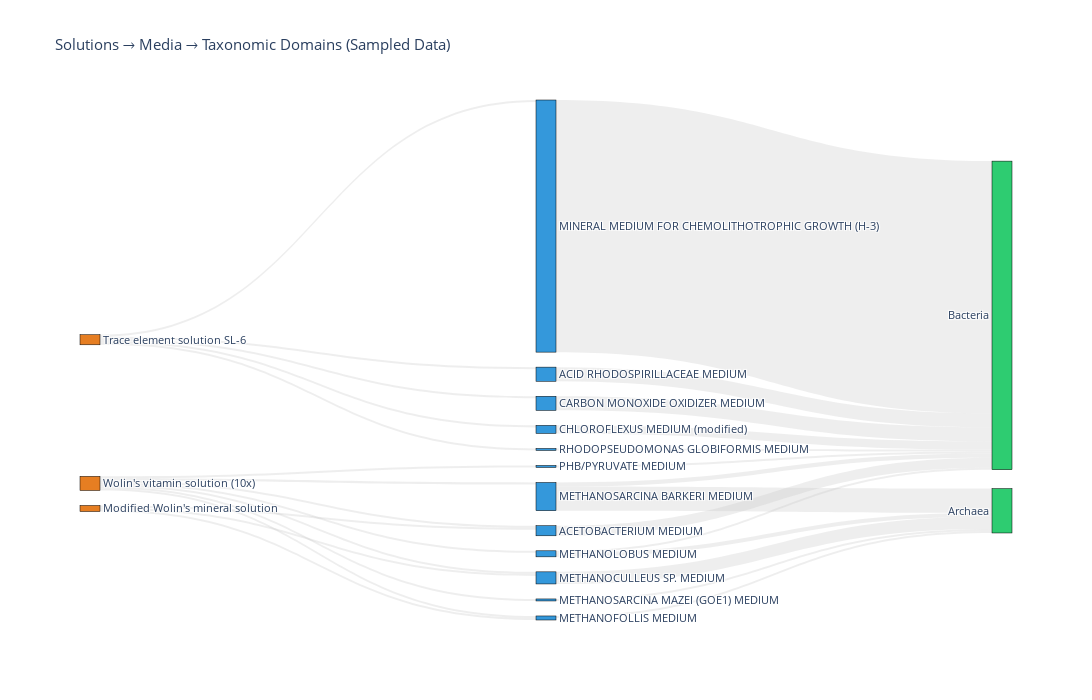

The code cell stored with this chart in its notebook:
### Markdown cell above
## 13. Interactive Sankey Diagram: Solutions → Media → Taxa

Flows from top solutions through media to taxonomic domains. Requires plotly.

### Code cell
# ── Sankey: Solutions → Media → Taxa ─────────────────────────
if HAS_PLOTLY and len(media_sol_df) > 0 and len(media_strain_df) > 0:
    # Build flow: top solutions → their media → domain counts
    top_sol_ids_set = set(top_df_clean.head(15)["solution_id"].values)

    # Solution → Media links (filtered to top solutions)
    sol_med = media_sol_df[media_sol_df["solution_id"].isin(top_sol_ids_set)].copy()

    # Media → Domain aggregation
    med_domain = (
        media_strain_df.groupby(["medium_id", "medium_name", "domain_label"])["strain_id"]
        .nunique()
        .reset_index()
        .rename(columns={"strain_id": "strain_count"})
    )

    # Limit media to those that appear in sol_med
    relevant_media = set(sol_med["medium_id"].values)
    med_domain = med_domain[med_domain["medium_id"].isin(relevant_media)]

    # Build Sankey node list
    sol_names = sorted(sol_med["solution_name"].unique())
    med_names = sorted(sol_med["medium_name"].unique())
    domain_labels = sorted(med_domain["domain_label"].unique())

    all_labels = list(sol_names) + list(med_names) + list(domain_labels)
    label_idx = {label: i for i, label in enumerate(all_labels)}

    sources, targets, values = [], [], []

    # Solution → Media edges
    for _, row in sol_med.groupby(["solution_name", "medium_name"]).size().reset_index(name="count").iterrows():
        sources.append(label_idx[row["solution_name"]])
        targets.append(label_idx[row["medium_name"]])
        values.append(row["count"])

    # Media → Domain edges
    for _, row in med_domain.iterrows():
        if row["medium_name"] in label_idx and row["domain_label"] in label_idx:
            sources.append(label_idx[row["medium_name"]])
            targets.append(label_idx[row["domain_label"]])
            values.append(row["strain_count"])

    # Colors
    node_colors = (
        ["#e67e22"] * len(sol_names)  # solutions
        + ["#3498db"] * len(med_names)  # media
        + ["#2ecc71"] * len(domain_labels)  # domains
    )

    fig = go.Figure(go.Sankey(
        node=dict(
            pad=15, thickness=20, line=dict(color="black", width=0.5),
            label=all_labels, color=node_colors,
        ),
        link=dict(source=sources, target=targets, value=values,
                  color="rgba(200, 200, 200, 0.3)"),
    ))
    fig.update_layout(
        title_text="Solutions → Media → Taxonomic Domains (Sampled Data)",
        font_size=11, width=1100, height=700,
    )
    fig.show()
else:
    if not HAS_PLOTLY:
        print("Install plotly for the Sankey diagram: pip install plotly")
    else:
        print("Insufficient link data for Sankey diagram.")

### Figure 1 — Plotly figure (JSON) as saved in the notebook; plotly's stock layout.template omitted (floating-point values rounded to 4 significant figures)
{"data": [{"link": {"color": "rgba(200, 200, 200, 0.3)", "source": [0, 0, 0, 1, 1, 1, 1, 1, 2, 2, 2, 2, 2, 2, 2, 10, 10, 11, 9, 9, 5, 3, 7, 8, 13, 14, 4, 12, 6], "target": [3, 7, 8, 4, 5, 6, 12, 14, 3, 7, 8, 9, 10, 11, 13, 15, 16, 15, 15, 16, 16, 16, 15, 15, 16, 16, 16, 16, 16], "value": [1, 1, 1, 1, 1, 1, 1, 1, 1, 1, 1, 1, 1, 1, 1, 12, 2, 1, 2, 1, 7, 5, 6, 1, 1, 1, 7, 125, 4]}, "node": {"color": ["#e67e22", "#e67e22", "#e67e22", "#3498db", "#3498db", "#3498db", "#3498db", "#3498db", "#3498db", "#3498db", "#3498db", "#3498db", "#3498db", "#3498db", "#3498db", "#2ecc71", "#2ecc71"], "label": ["Modified Wolin's mineral solution", "Trace element solution SL-6", "Wolin's vitamin solution (10x)", "ACETOBACTERIUM MEDIUM", "ACID RHODOSPIRILLACEAE MEDIUM", "CARBON MONOXIDE OXIDIZER MEDIUM", "CHLOROFLEXUS MEDIUM (modified)", "METHANOCULLEUS SP. MEDIUM", "METHANOFOLLIS MEDIUM", "METHANOLOBUS MEDIUM", "METHANOSARCINA BARKERI MEDIUM", "METHANOSARCINA MAZEI (GOE1) MEDIUM", "MINERAL MEDIUM FOR CHEMOLITHOTROPHIC GROWTH (H-3)", "PHB/PYRUVATE MEDIUM", "RHODOPSEUDOMONAS GLOBIFORMIS MEDIUM", "Archaea", "Bacteria"], "line": {"color": "black", "width": 0.5}, "pad": 15, "thickness": 20}, "type": "sankey"}], "layout": {"font": {"size": 11}, "height": 700, "title": {"text": "Solutions → Media → Taxonomic Domains (Sampled Data)"}, "width": 1100}}
